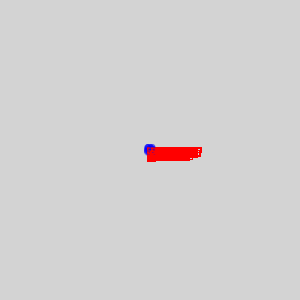
Frame 1 (no input)
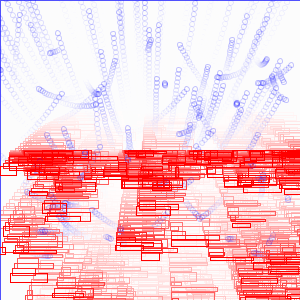
Frame 60 (the mouse pressed at the canvas centre just before this capture)
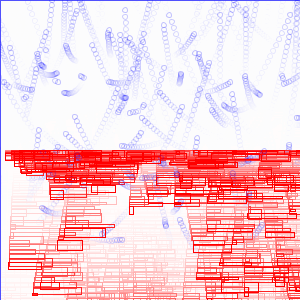
Frame 120 (the mouse held since frame 60 and released just before this capture)

The Processing sketch that drew these frames (run headless with seeded random() and noise(); from frame 60 on, the mouse is pressed at the canvas centre):

// Processing sketch: processing_41705
// ── processing_41705.pde

int numParticles = 200;
GenParticle[] p = new GenParticle[numParticles];

void setup() {
  size(300, 300);
  noStroke();
  smooth();
  for (int i = 0; i < p.length; i++) {
    if(random(2)< 1){
    float velX = random(-3, 3);//makes dots begin by throwing at all sides
    float velY = random(-3,3);
    p[i]=new HotParticle(width/2, height/2, velX, velY, 5.0, width/2, height/2);
    }
    else{
      float velX = random(-3, 3);//makes dots begin by throwing at all sides
    float velY = random(-3,3);
    p[i]=new ColdParticle(width/2, height/2, velX, velY, 5.0, width/2, height/2);
    }
  }
}

void draw() {
  fill(255, 36);//background
  rect(0, 0, width, height);//basically makes a rectangle the size of the background
  fill(255,0,0, 60);//color of the dots
  for (int i = 0; i < p.length; i++) {
    p[i].update();
    p[i].regenerate();
    p[i].display();
  }
}


class Particle {
  float x, y; // The x- and y-coordinates
  float vx, vy; // The x- and y-velocities
  float radius; // Particle radius
  float gravity = random(0,.1);

  Particle(float xpos, float ypos, float velx, float vely, float r) {
    x = xpos;
    y = ypos;
    vx = velx;
    vy = vely;
    radius = r;
  }

  void update() {//play with gravity and velocities here
    vy = vy + gravity;
    y += vy;
    x += vx;
  }

  void display() {//play with what you are displaying and its characteristics here
    ellipse(x, y, radius*2, radius*2);
  }
}


class GenParticle extends Particle {//brings in data from other fields, Particle becomes the superclass of genParticle
  float originX, originY;

  GenParticle(float xIn, float yIn, float vxIn, float vyIn, float r, float ox, float oy) {//creating new data in this field
    super(xIn, yIn, vxIn, vyIn, r);
    originX = ox;
    originY = oy;
  }

  void regenerate() {
    if ((x > width + radius) || (x < -radius) ||//what are these lines between the statements and how do we make them?
        (y > height + radius) || (y < -radius)) {
      x = originX;//if x=originX and above originX=ox, then what does ox equal? just a variable?
      y = originY;//same question
      vx = random(-1.0, 1.0);
      vy = random(-4.0, -2.0);
    }
  }
}
class HotParticle extends GenParticle{
  HotParticle(float xIn, float yIn, float vxIn, float vyIn, float r, float ox, float oy) {
    super(xIn, yIn, vxIn, vyIn, r, ox, oy);
    //x=random();
    //y=random();
    gravity = .1;
  }
void regenerate() {
    if ((x > width + radius) || (x < -radius) ||//what are these lines between the statements and how do we make them?
        (y > height + radius) || (y < -radius)) {
     x=random(width);
     y=height/2;
      vx = random(-1.0, 1.0);
      vy = random(0, -.2);//creates a line at mid-height and shoots them down
    }
  }
  void update() {//play with gravity and velocities here
    vy = vy + gravity;
    y += vy;
    x += vx;
  }

  void display() {//play with what you are displaying and its characteristics here
    noFill();
    stroke(255,0,0); 
    rect(x,y,random(2,50),random(2,10));
  }
}
class ColdParticle extends GenParticle {
  
  ColdParticle(float xIn, float yIn, float vxIn, float vyIn, float r, float ox, float oy) {
    super(xIn, yIn, vxIn, vyIn, r, ox, oy);
    gravity = .1;//tries to pull them down but the velocity overpowers and pulls them back up
  }
  
  void regenerate() {
    if ((x > width + radius) || (x < -radius) ||
      (y > height + radius) || (y < -radius)) {
      x = originX +random(-300,300);
      y = originY + random(-100,100);
      vx = random(-3, 3.0);    // bubbles are thrown in all directions, left, right, up, down
      vy = random(-3.0, 3.0);
    }
  }
  void update() {
    vy = vy - gravity;//by subtracting gravity the coldParticles go up
    y += vy;
    x += vx;
  }
  void display() {
    noFill();
    stroke(0,0,255,60);
    ellipse(x, y, radius, radius);
  }
}
